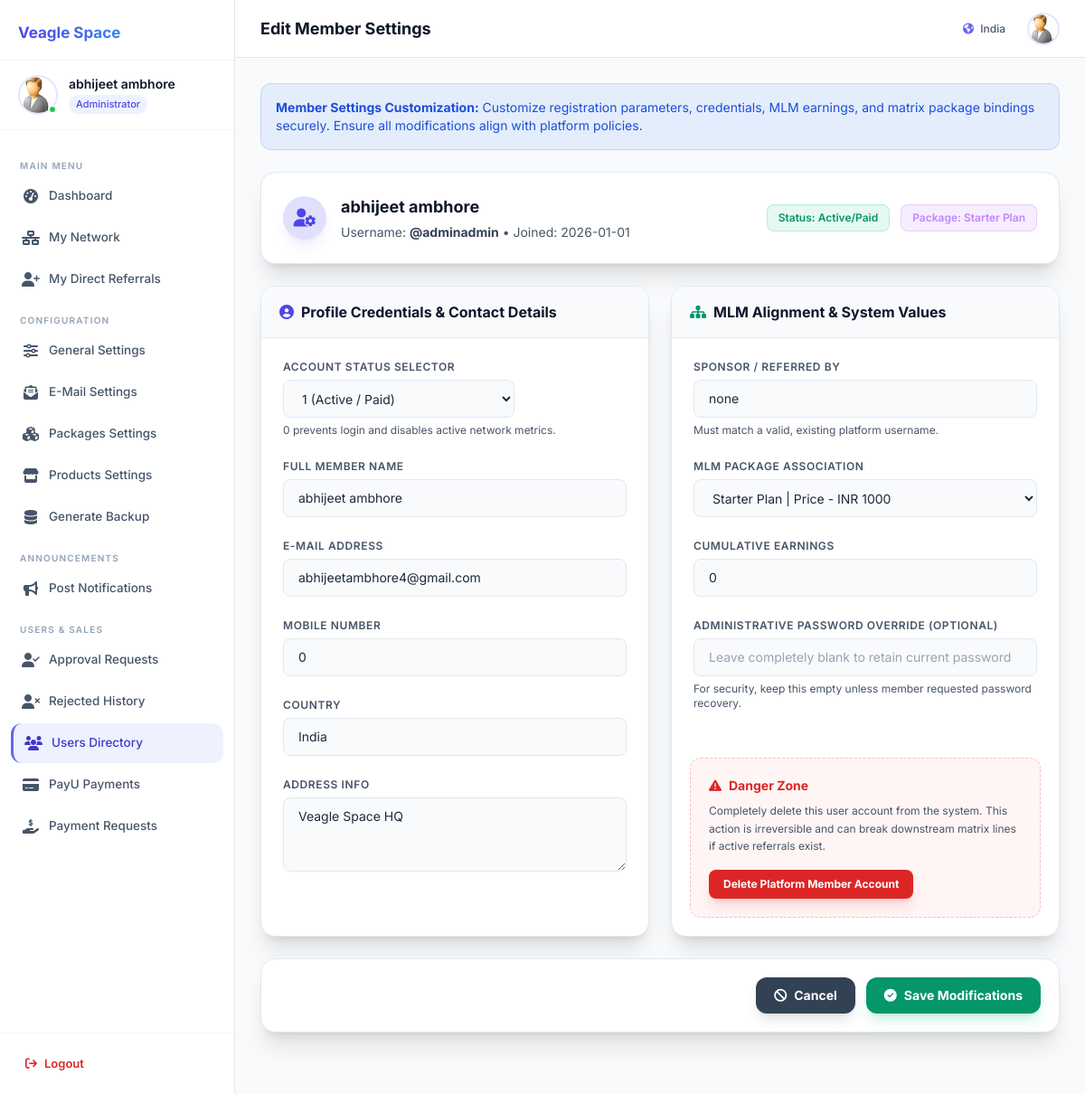
The app's page /User/admin/updateuser.php?username=adminadmin (signed in) with its own data.
### tables this page shows
CREATE TABLE IF NOT EXISTS `affiliateuser` (
  `Id` int NOT NULL AUTO_INCREMENT,
  `username` varchar(15) NOT NULL,
  `password` text NOT NULL,
  `fname` text NOT NULL,
  `address` text NOT NULL,
  `email` text NOT NULL,
  `referedby` varchar(15) NOT NULL DEFAULT 'none',
  `parent_id` int DEFAULT NULL,
  `position` enum('L','R') DEFAULT NULL,
  `default_leg` enum('L','R','AUTO') NOT NULL DEFAULT 'AUTO',
  `left_count` int NOT NULL DEFAULT '0',
  `right_count` int NOT NULL DEFAULT '0',
  `paid_pairs` int NOT NULL DEFAULT '0',
  `ipaddress` int unsigned NOT NULL,
  `mobile` bigint NOT NULL,
  `active` int NOT NULL,
  `doj` date NOT NULL,
  `country` text NOT NULL,
  `tamount` double NOT NULL DEFAULT '0',
  `payment` varchar(10) NOT NULL,
  `signupcode` text NOT NULL,
  `level` int NOT NULL DEFAULT '2',
  `pcktaken` int NOT NULL DEFAULT '0',
  `launch` int NOT NULL DEFAULT '0',
  `launch_time` datetime DEFAULT NULL,
  `is_binary_qualified` int NOT NULL DEFAULT '0',
  `expiry` date NOT NULL DEFAULT '2199-12-31',
  `bankname` varchar(250) NOT NULL DEFAULT 'Not Available',
  `accountname` varchar(250) NOT NULL DEFAULT 'Not Available',
  `accountno` double NOT NULL DEFAULT '0',
  `accounttype` int NOT NULL DEFAULT '0',
  `ifsccode` varchar(100) NOT NULL DEFAULT 'Not Available',
  `getpayment` int NOT NULL DEFAULT '1',
  `renew` int NOT NULL DEFAULT '0',
  PRIMARY KEY (`username`),
  UNIQUE KEY `Id` (`Id`)
);

CREATE TABLE IF NOT EXISTS `packages` (
  `id` int NOT NULL AUTO_INCREMENT,
  `name` text NOT NULL,
  `price` double NOT NULL DEFAULT '0',
  `currency` text NOT NULL,
  `details` text NOT NULL,
  `tax` double NOT NULL DEFAULT '0',
  `mpay` double NOT NULL DEFAULT '0',
  `sbonus` double DEFAULT '0',
  `cdate` date NOT NULL,
  `active` int NOT NULL DEFAULT '1',
  `level1` double NOT NULL DEFAULT '0',
  `level2` double NOT NULL DEFAULT '0',
  `level3` double NOT NULL DEFAULT '0',
  `level4` double NOT NULL DEFAULT '0',
  `level5` double NOT NULL DEFAULT '0',
  `level6` double NOT NULL DEFAULT '0',
  `level7` double NOT NULL DEFAULT '0',
  `level8` double NOT NULL DEFAULT '0',
  `level9` double NOT NULL DEFAULT '0',
  `level10` double NOT NULL DEFAULT '0',
  `level11` double NOT NULL DEFAULT '0',
  `level12` double NOT NULL DEFAULT '0',
  `level13` double NOT NULL DEFAULT '0',
  `level14` double NOT NULL DEFAULT '0',
  `level15` double NOT NULL DEFAULT '0',
  `level16` double NOT NULL DEFAULT '0',
  `level17` double NOT NULL DEFAULT '0',
  `level18` double NOT NULL DEFAULT '0',
  `level19` double NOT NULL DEFAULT '0',
  `level20` double NOT NULL DEFAULT '0',
  `gateway` int NOT NULL DEFAULT '3',
  `validity` int NOT NULL DEFAULT '0',
  `binary_percent` decimal(5,2) NOT NULL DEFAULT '30.00',
  `sponsor_percent` decimal(5,2) NOT NULL DEFAULT '10.00',
  `capping_status` tinyint(1) NOT NULL DEFAULT '1',
  `capping_limit` int NOT NULL DEFAULT '10',
  PRIMARY KEY (`id`)
);

### User/admin/updateuser.php (the view, shortened to what the rows shown need)
<?php
include_once ("z_db.php");
$toupdate = $_GET['username'] ?? '';
$rowUser = mlmp_pdo_fetch($pdo, "SELECT * FROM affiliateuser WHERE username = ?", [$toupdate]);
if ($rowUser) {
    $username = $rowUser['username'] ?? '';
    $address = $rowUser['address'] ?? '';
    $fname = $rowUser['fname'] ?? '';
    $email = $rowUser['email'] ?? '';
    $mobile = $rowUser['mobile'] ?? '';
    $active = $rowUser['active'] ?? '';
    $doj = $rowUser['doj'] ?? '';
    $country = $rowUser['country'] ?? '';
    $ear = $rowUser['tamount'] ?? 0;
    $ref = $rowUser['referedby'] ?? '';
    $pck = $rowUser['pcktaken'] ?? '';
    if ($active == 1) {
        $status = "Active/Paid";
    } else if ($active == 0) {
        $status = "UnActive/Unpaid";
    } else {
        $status = "Unknown";
    }
    $pckname = '';
    if ($pck !== '') {
        $r = mlmp_pdo_fetch($pdo, "SELECT * FROM packages WHERE id = ?", [$pck]);
        if ($r) {
            $pckname = $r['name'] ?? '';
        }
    }
}
include("layout_header.php");
?>
<div class="bg-white border border-slate-200 shadow-sm rounded-2xl shadow-xl p-6 mb-6">
    <div class="flex flex-wrap items-center justify-between gap-4">
        <div class="flex items-center gap-4">
            <div>
                <h2 class="text-lg font-bold text-slate-900 m-0"><?php echo mlmp_escape($fname); ?></h2>
                <p class="text-sm text-slate-600 m-0 mt-1">Username: <strong class="text-slate-700">@<?php echo mlmp_escape($username); ?></strong> &bull; Joined: <?php echo mlmp_escape($doj); ?></p>
            </div>
        </div>
        <div class="flex gap-3">
            <span class="px-3 py-1.5 rounded-lg text-xs font-semibold border <?php echo ($active == 1) ? 'bg-emerald-500/10 text-emerald-600 border-emerald-500/20' : 'bg-red-500/10 text-red-600 border-red-500/20'; ?>">
                Status: <?php echo $status; ?>
            </span>
            <span class="px-3 py-1.5 rounded-lg text-xs font-semibold bg-purple-500/10 text-purple-400 border border-purple-500/20">
                Package: <?php echo $pckname ? mlmp_escape($pckname) : 'None'; ?>
            </span>
        </div>
    </div>
</div>
<form action="updateusersettings.php" method="post" class="flex flex-col gap-6 mb-10">
    <div class="grid grid-cols-1 lg:grid-cols-2 gap-6">
        <div class="bg-white border border-slate-200 shadow-sm rounded-2xl shadow-xl flex flex-col overflow-hidden">
            <div class="p-6 flex flex-col gap-4">
                <div class="mb-2">
                    <label class="block text-xs font-semibold text-slate-600 uppercase tracking-wider mb-1.5">Account Status Selector</label>
                    <select name="act" class="w-full sm:w-64 bg-slate-50 border border-slate-200 rounded-lg px-4 py-2.5 text-slate-800 text-sm focus:outline-none focus:border-indigo-500 focus:ring-1 focus:ring-indigo-500 transition-all h-[42px]" required>
                        <option value="1" <?php if ($active == 1) echo 'selected'; ?> class="bg-white">1 (Active / Paid)</option>
                    </select>
                    <small class="block mt-1.5 text-xs text-slate-600">0 prevents login and disables active network metrics.</small>
                </div>
                <div class="mb-2">
                    <label class="block text-xs font-semibold text-slate-600 uppercase tracking-wider mb-1.5">Full Member Name</label>
                    <input type="text" value="<?php print mlmp_escape($fname); ?>" class="w-full bg-slate-50 border border-slate-200 rounded-lg px-4 py-2.5 text-slate-800 text-sm focus:outline-none focus:border-indigo-500 focus:ring-1 focus:ring-indigo-500 transition-all" placeholder="Enter full registration name" name="fname" required>
                </div>
                <div class="mb-2">
                    <label class="block text-xs font-semibold text-slate-600 uppercase tracking-wider mb-1.5">E-Mail Address</label>
                    <input type="email" value="<?php print mlmp_escape($email); ?>" class="w-full bg-slate-50 border border-slate-200 rounded-lg px-4 py-2.5 text-slate-800 text-sm focus:outline-none focus:border-indigo-500 focus:ring-1 focus:ring-indigo-500 transition-all" placeholder="member@domain.com" name="email" required>
                </div>
                <div class="mb-2">
                    <label class="block text-xs font-semibold text-slate-600 uppercase tracking-wider mb-1.5">Mobile Number</label>
                    <input type="text" value="<?php print mlmp_escape($mobile); ?>" class="w-full bg-slate-50 border border-slate-200 rounded-lg px-4 py-2.5 text-slate-800 text-sm focus:outline-none focus:border-indigo-500 focus:ring-1 focus:ring-indigo-500 transition-all" placeholder="Enter contact number" name="mobile">
                </div>
                <div class="mb-2">
                    <label class="block text-xs font-semibold text-slate-600 uppercase tracking-wider mb-1.5">Country</label>
                    <input type="text" value="<?php print mlmp_escape($country); ?>" class="w-full bg-slate-50 border border-slate-200 rounded-lg px-4 py-2.5 text-slate-800 text-sm focus:outline-none focus:border-indigo-500 focus:ring-1 focus:ring-indigo-500 transition-all" placeholder="Enter registration country" name="country">
                </div>
                <div class="mb-2">
                    <label class="block text-xs font-semibold text-slate-600 uppercase tracking-wider mb-1.5">Address Info</label>
                    <textarea class="w-full bg-slate-50 border border-slate-200 rounded-lg px-4 py-2.5 text-slate-800 text-sm focus:outline-none focus:border-indigo-500 focus:ring-1 focus:ring-indigo-500 transition-all resize-y" placeholder="Enter primary residential address" name="address" rows="3"><?php print mlmp_escape($address); ?></textarea>
                </div>
            </div>
        </div>
        <div class="bg-white border border-slate-200 shadow-sm rounded-2xl shadow-xl flex flex-col overflow-hidden justify-between">
            <div>
                <div class="p-6 flex flex-col gap-4">
                    <div class="mb-2">
                        <label class="block text-xs font-semibold text-slate-600 uppercase tracking-wider mb-1.5">Sponsor / Referred By</label>
                        <input type="text" value="<?php print mlmp_escape($ref); ?>" class="w-full bg-slate-50 border border-slate-200 rounded-lg px-4 py-2.5 text-slate-800 text-sm focus:outline-none focus:border-indigo-500 focus:ring-1 focus:ring-indigo-500 transition-all" placeholder="Enter sponsor username" name="refer" required>
                        <small class="block mt-1.5 text-xs text-slate-600">Must match a valid, existing platform username.</small>
                    </div>
                    <div class="mb-2">
                        <label class="block text-xs font-semibold text-slate-600 uppercase tracking-wider mb-1.5">Cumulative Earnings</label>
                        <input type="number" step="0.01" value="<?php print mlmp_escape($ear); ?>" class="w-full bg-slate-50 border border-slate-200 rounded-lg px-4 py-2.5 text-slate-800 text-sm focus:outline-none focus:border-indigo-500 focus:ring-1 focus:ring-indigo-500 transition-all" placeholder="0.00" name="earnings" required>
                    </div>
                </div>
            </div>
        </div>
    </div>
</form>
<?php
include("layout_footer.php");
?>

### User/admin/layout_header.php (shortened to what the rows shown need)
<?php
$_layout_admin = mlmp_pdo_fetch($pdo, "SELECT fname, country FROM affiliateuser WHERE username = ?", [$_SESSION['adminidusername']]);
$_layout_fname    = $_layout_admin['fname'] ?? 'Administrator';
$_layout_country  = $_layout_admin['country'] ?? '';
?>
<!DOCTYPE html>
<html lang="en">
<head>
<link rel="stylesheet" href="https://cdnjs.cloudflare.com/ajax/libs/font-awesome/6.5.0/css/all.min.css"/>
<script src="https://cdn.tailwindcss.com"></script>
</head>
<body class="font-['Inter'] bg-slate-50 text-slate-800 min-h-screen overflow-x-hidden selection:bg-indigo-500/30">
<div class="flex min-h-screen">
  <aside id="dashSidebar" class="w-[260px] bg-white border-r border-slate-200 flex flex-col fixed inset-y-0 left-0 z-50 transform -translate-x-full lg:translate-x-0 transition-transform duration-300 ease-in-out shadow-2xl lg:shadow-none">
    <div class="px-5 py-4 flex items-center gap-3 border-b border-slate-100">
      <div class="flex flex-col">
        <div class="text-sm font-semibold text-slate-900 leading-tight"><?php echo mlmp_escape($_layout_fname); ?></div>
        <div class="text-[11px] text-indigo-600 font-medium bg-indigo-50 px-2 py-0.5 rounded-full inline-block mt-1 w-max">
          Administrator
        </div>
      </div>
    </div>
  </aside>
  <div class="flex-1 flex flex-col lg:ml-[260px] min-h-screen bg-slate-50 transition-all duration-300 w-full lg:w-[calc(100%-260px)] min-w-0 relative">
    <header class="h-16 bg-white/90 backdrop-blur-md border-b border-slate-200 flex items-center justify-between px-4 sm:px-7 sticky top-0 z-30">
      <div class="flex items-center gap-4">
        <span class="hidden sm:inline-block text-[12px] text-slate-600 font-medium mr-2">
          <i class="fa-solid fa-earth-americas text-indigo-500 mr-1"></i> <?php echo mlmp_escape($_layout_country); ?>
        </span>
        <a href="profile.php">
          <img class="w-9 h-9 rounded-full border-2 border-indigo-100 object-cover cursor-pointer hover:opacity-90 transition-opacity" src="images/a0.jpg" alt="Avatar"
               onerror="this.src='https://ui-avatars.com/api/?name=<?php echo urlencode($_layout_fname); ?>&background=6366f1&color=fff'">
        </a>
      </div>
    </header>
    <main class="flex-1 p-4 sm:p-7 min-w-0">

### records on screen
affiliateuser: fname "abhijeet ambhore", country "India", username "adminadmin", doj "2026-01-01", active "Active/Paid", act "1 (Active / Paid)", email "abhijeetambhore4@gmail.com", mobile "0", address "Veagle Space HQ", refer "none", earnings "0"
packages: name "Starter Plan"

### other values on screen
mlmp_escape($page_title) "Edit Member Settings"
form field package "Starter Plan | Price - INR 1000"
